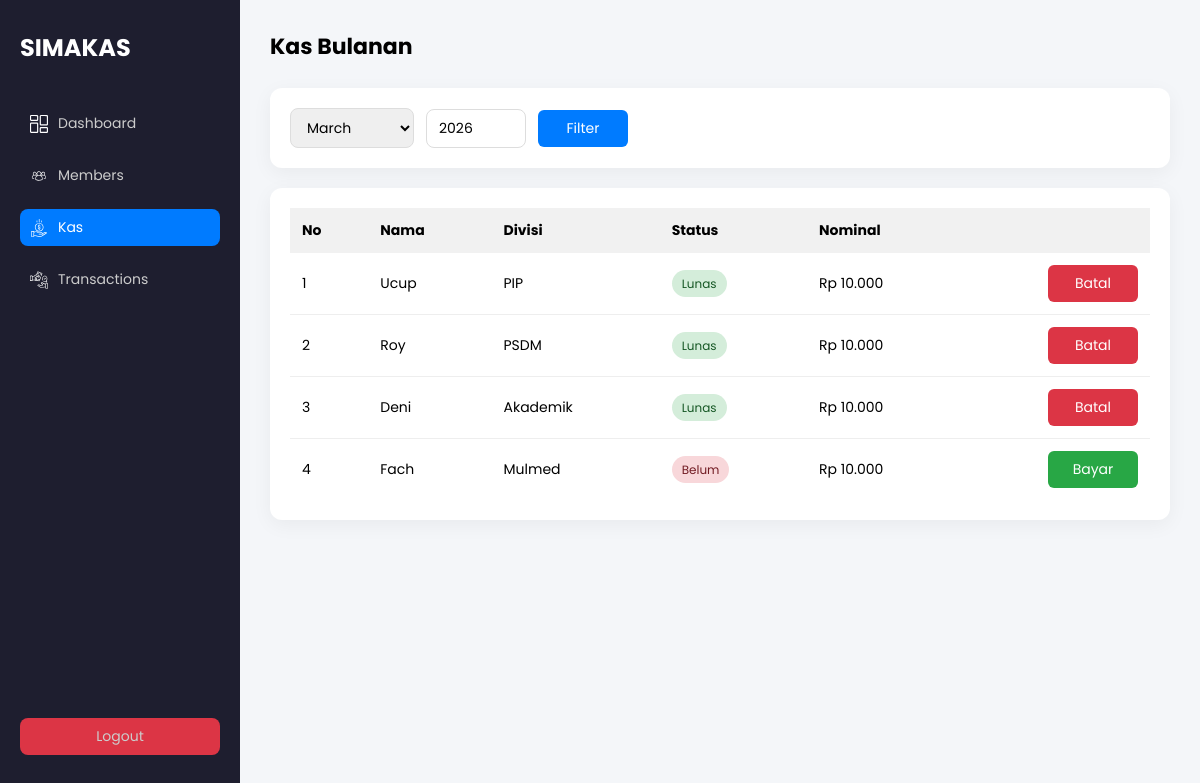
Page /kas.php (signed in) on the committed database.
### tables this page shows
CREATE TABLE `kas` (
  `id` int(11) NOT NULL,
  `member_id` int(11) DEFAULT NULL,
  `month` int(11) DEFAULT NULL,
  `year` int(11) DEFAULT NULL,
  `amount` decimal(10,2) DEFAULT NULL,
  `status` enum('lunas','belum') DEFAULT 'belum',
  `income_id` int(11) DEFAULT NULL,
  `created_at` timestamp NOT NULL DEFAULT current_timestamp()
);

CREATE TABLE `members` (
  `id` int(11) NOT NULL,
  `name` varchar(100) NOT NULL,
  `division` varchar(100) DEFAULT NULL,
  `angkatan` varchar(10) DEFAULT NULL,
  `phone` varchar(20) DEFAULT NULL,
  `status` enum('aktif','nonaktif') DEFAULT 'aktif'
);

### kas.php (the view, shortened to what this page needs)
<?php
require_once "config/database.php";
$currentPage = basename($_SERVER['PHP_SELF']);
$selectedMonth = $_GET['month'] ?? date('n');
$selectedYear = $_GET['year'] ?? date('Y');
$members = $conn->query("
    SELECT m.*, k.amount, k.status
    FROM members m
    LEFT JOIN kas k
        ON m.id = k.member_id
        AND k.month = $selectedMonth
        AND k.year = $selectedYear
    WHERE m.status='aktif'
");
?>
<!doctype html>
<html>
<head>
    <link rel="stylesheet" href="assets/css/style.css">
</head>
<body>
    <div class="sidebar">
        <div>
            <h2>SIMAKAS</h2>
            <ul>
                <li>
                    <a href="dashboard.php" class="menu-link <?= $currentPage == 'dashboard.php' ? 'active' : '' ?>">
                        <img src="assets/dashboard.svg" class="menu-icon">
                        <span>Dashboard</span>
                    </a>
                </li>
                <li>
                    <a href="members.php" class="menu-link <?= $currentPage == 'members.php' ? 'active' : '' ?>">
                        <img src="assets/member.svg" class="menu-icon">
                        <span>Members</span>
                    </a>
                </li>
                <li>
                    <a href="kas.php" class="menu-link <?= $currentPage == 'kas.php' ? 'active' : '' ?>">
                        <img src="assets/kas.svg" class="menu-icon">
                        <span>Kas</span>
                    </a>
                <li>
                    <a href="transactions.php"
                        class="menu-link <?= $currentPage == 'transactions.php' ? 'active' : '' ?>">
                        <img src="assets/transaction.svg" class="menu-icon">
                        <span>Transactions</span>
                    </a>
            </ul>
        </div>
        <div>
            <ul>
                <li><a href="auth/logout.php" onclick="return confirm('Yakin ingin logout?')"
                        class="btn btn-danger text-center d-inline-flex justify-content-center align-items-center">
                        Logout
                    </a></li>
            </ul>
        </div>
    </div>
    <div class="main">
        <div class="topbar">
            <h1>Kas Bulanan</h1>
        </div>
        <div class="filter-box">
            <form method="GET">
                <select name="month">
                    <?php for ($m = 1; $m <= 12; $m++): ?>
                        <option value="<?= $m ?>" <?= ($selectedMonth == $m) ? 'selected' : '' ?>>
                            <?= date("F", mktime(0, 0, 0, $m, 1)) ?>
                        </option>
                    <?php endfor; ?>
                </select>
                <input type="number" name="year" value="<?= $selectedYear ?>" style="width:100px">
                <button class="btn btn-primary">Filter</button>
            </form>
        </div>
        <div class="card">
            <table>
                <thead>
                    <tr>
                        <th>No</th>
                        <th>Nama</th>
                        <th>Divisi</th>
                        <th>Status</th>
                        <th>Nominal</th>
                    </tr>
                </thead>
                <tbody>
                    <?php $no = 1;
                    while ($row = $members->fetch_assoc()): ?>
                        <tr>
                            <td><?= $no++ ?></td>
                            <td><?= htmlspecialchars($row['name']) ?></td>
                            <td><?= htmlspecialchars($row['division']) ?></td>
                            <td>
                                <?php if ($row['status'] == 'lunas'): ?>
                                    <span class="badge badge-success">Lunas</span>
                                <?php else: ?>
                                    <span class="badge badge-danger">Belum</span>
                                <?php endif; ?>
                            </td>
                            <td>
                                <form method="POST" style="display:flex;align-items:center;gap:12px;width:100%;">
                                    <span style="flex:1;">
                                        Rp
                                        <?= $row['status'] == 'lunas' ? number_format($row['amount'], 0, ',', '.') : '10.000' ?>
                                    </span>
                                    <?php if ($row['status'] == 'lunas'): ?>
                                        <button name="batal" class="btn btn-danger"
                                            onclick="return confirmBatal()">Batal</button>
                                    <?php else: ?>
                                        <button name="bayar" class="btn btn-success"
                                            onclick="return confirmBayar()">Bayar</button>
                                    <?php endif; ?>
                                </form>
                            </td>
                        </tr>
                    <?php endwhile; ?>
                </tbody>
            </table>
        </div>
    </div>
</body>
</html>

### assets/css/style.css (style rules this page uses)
* { margin: 0; padding: 0; box-sizing: border-box; font-family: "Poppins", sans-serif; }
body { display: flex; background: #f4f6f9; }
.sidebar { width: 240px; height: 100vh; background: #1e1e2f; color: #fff; padding: 30px 20px; position: fixed; display: flex; flex-direction: column; justify-content: space-between; }
.sidebar h2 { margin-bottom: 40px; }
.sidebar ul { list-style: none; }
.sidebar ul li { margin: 15px 0; }
.sidebar ul li a { color: #ccc; text-decoration: none; display: block; padding: 8px 10px; border-radius: 8px; transition: 0.3s; font-size: 14px; }
.sidebar ul li a:not(.btn):hover, .sidebar ul li a:not(.btn).active { background: #007bff; color: #fff; }
.menu-link { display: flex !important; align-items: center; gap: 10px; }
.menu-icon { width: 18px; height: 18px; object-fit: contain; filter: invert(1); }
.main { margin-left: 240px; padding: 30px; width: 100%; }
.topbar { display: flex; justify-content: space-between; align-items: center; margin-bottom: 25px; }
.topbar h1 { font-size: 22px; }
.card { background: #fff; padding: 20px; border-radius: 12px; box-shadow: 0 5px 20px rgba(0, 0, 0, 0.05); }
.btn { padding: 8px 14px; border: none; border-radius: 6px; cursor: pointer; font-size: 14px; min-width: 90px; text-align: center; text-decoration: none; }
.btn-primary { background: #007bff; color: #fff; }
.btn-success { background: #28a745; color: #fff; }
.btn-danger { background: #dc3545; color: #fff; }
table { width: 100%; border-collapse: collapse; }
th, td { padding: 12px; font-size: 14px; text-align: left; }
th { background: #f1f1f1; }
tr:not(:last-child) { border-bottom: 1px solid #eee; }
.badge { padding: 5px 10px; border-radius: 20px; font-size: 12px; }
.badge-success { background: #d4edda; color: #155724; }
.badge-danger { background: #f8d7da; color: #721c24; }
.filter-box { background: #fff; padding: 20px; border-radius: 12px; box-shadow: 0 5px 20px rgba(0, 0, 0, 0.05); margin-bottom: 20px; }
.filter-box form { display: flex; gap: 12px; flex-wrap: wrap; align-items: center; }
.filter-box select, .filter-box input { padding: 8px 12px; border-radius: 8px; border: 1px solid #ddd; font-size: 14px; }
.filter-box input[type="number"] { width: 100px; }

### rows in the picture
kas: member.name "Ucup", member.division "PIP", status "Lunas", amount "10.000"
kas: member.name "Roy", member.division "PSDM", status "Lunas", amount "10.000"
kas: member.name "Deni", member.division "Akademik", status "Lunas", amount "10.000"
members: name "Fach", division "Mulmed", shows "Belum", shows "10.000", shows "Bayar"

### other values in the picture
form field month "March"
